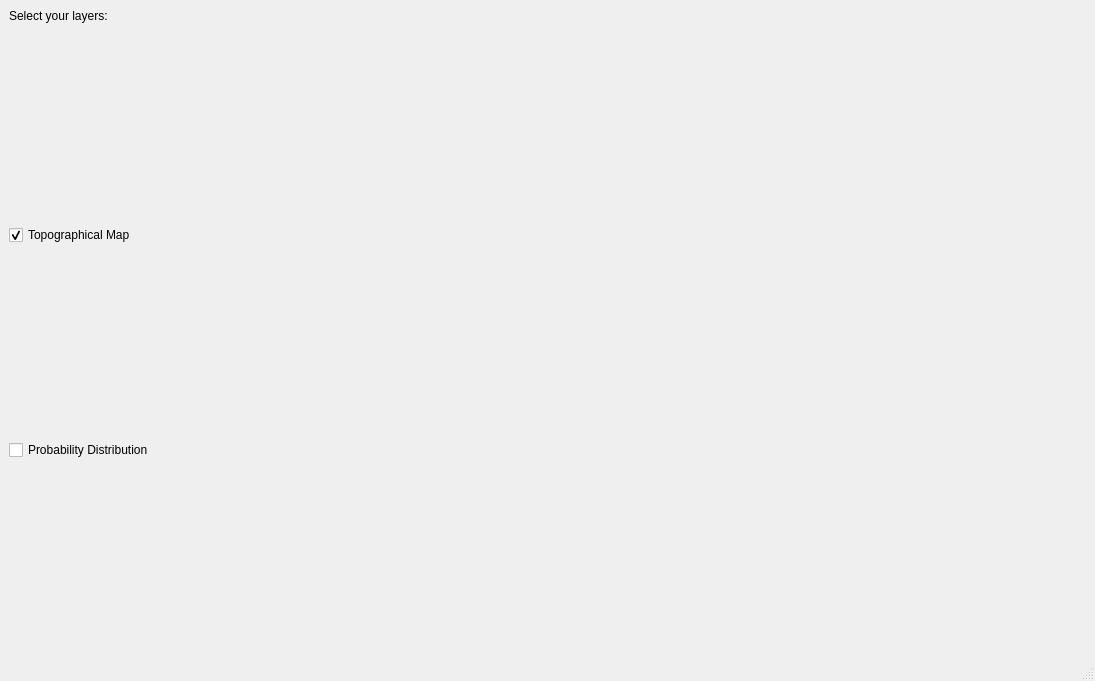
<?xml version="1.0" encoding="UTF-8"?>
<ui version="4.0">
 <class>MainWindow</class>
 <widget class="QMainWindow" name="MainWindow">
  <property name="geometry">
   <rect>
    <x>0</x>
    <y>0</y>
    <width>1095</width>
    <height>681</height>
   </rect>
  </property>
  <property name="windowTitle">
   <string>Crow's Nest</string>
  </property>
  <property name="autoFillBackground">
   <bool>false</bool>
  </property>
  <widget class="QWidget" name="centralwidget">
   <layout class="QGridLayout" name="gridLayout">
    <item row="0" column="1">
     <widget class="QLabel" name="label">
      <property name="text">
       <string/>
      </property>
      <property name="pixmap">
       <pixmap>topoMap.jpg</pixmap>
      </property>
      <property name="scaledContents">
       <bool>true</bool>
      </property>
     </widget>
    </item>
    <item row="0" column="0">
     <layout class="QVBoxLayout" name="verticalLayout">
      <item alignment="Qt::AlignTop">
       <widget class="QLabel" name="ChooseLayersText">
        <property name="text">
         <string>Select your layers:</string>
        </property>
        <property name="alignment">
         <set>Qt::AlignLeading|Qt::AlignLeft|Qt::AlignTop</set>
        </property>
       </widget>
      </item>
      <item alignment="Qt::AlignTop">
       <widget class="QCheckBox" name="TopoCheckBox">
        <property name="text">
         <string>Topographical Map</string>
        </property>
        <property name="iconSize">
         <size>
          <width>30</width>
          <height>30</height>
         </size>
        </property>
        <property name="checked">
         <bool>true</bool>
        </property>
        <property name="autoRepeat">
         <bool>false</bool>
        </property>
       </widget>
      </item>
      <item alignment="Qt::AlignTop">
       <widget class="QCheckBox" name="ProbCheckBox">
        <property name="text">
         <string>Probability Distribution</string>
        </property>
        <property name="iconSize">
         <size>
          <width>30</width>
          <height>30</height>
         </size>
        </property>
       </widget>
      </item>
     </layout>
    </item>
   </layout>
  </widget>
  <widget class="QMenuBar" name="menubar">
   <property name="geometry">
    <rect>
     <x>0</x>
     <y>0</y>
     <width>1095</width>
     <height>26</height>
    </rect>
   </property>
  </widget>
  <widget class="QStatusBar" name="statusbar"/>
 </widget>
 <resources/>
 <connections/>
</ui>
